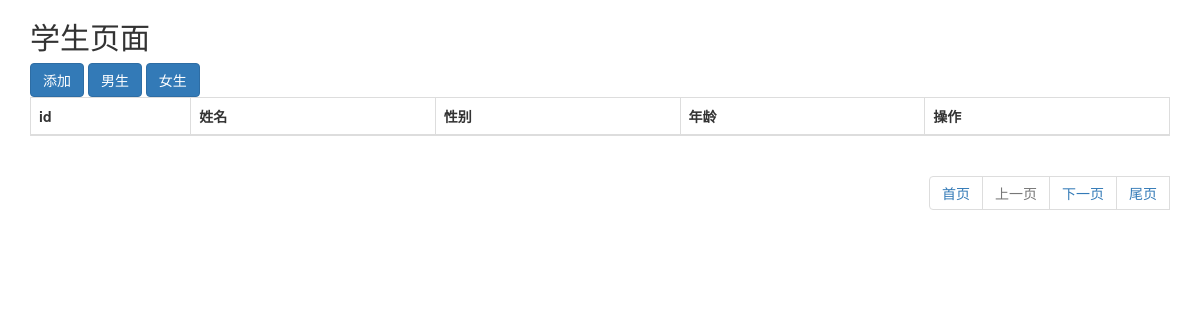
The app's page /hosts/, older data.
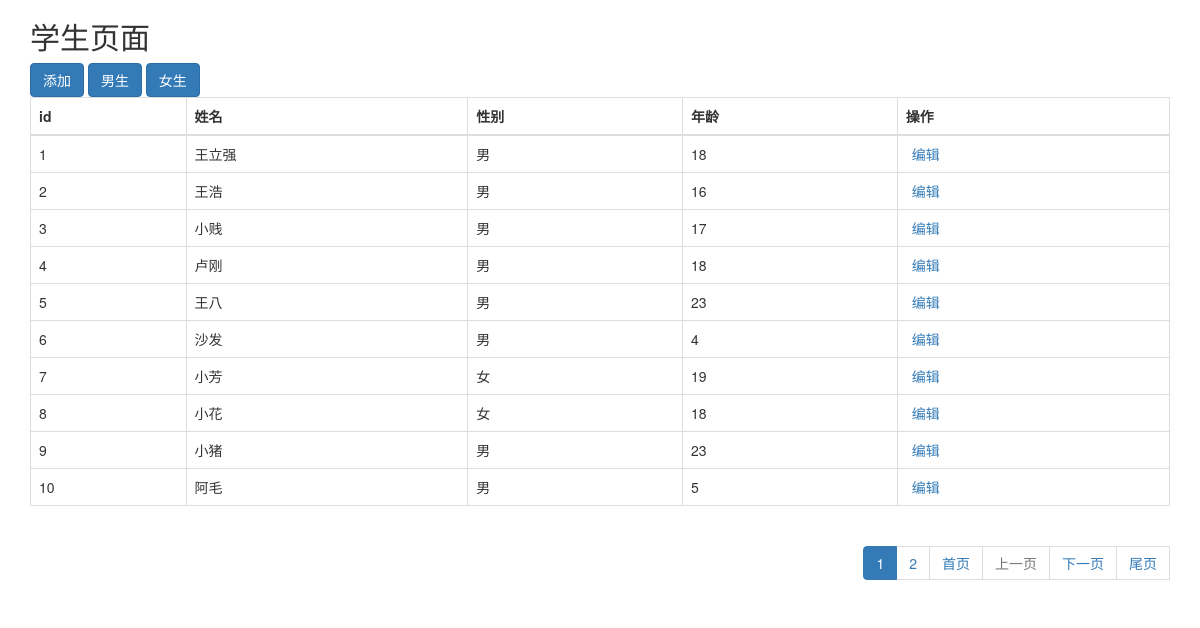
The same page, newer data.
### app02/models.py (models this page shows)
class Student(models.Model):
    name=models.CharField(verbose_name="姓名",max_length=32)
    gender_choice=((1,"男"),(2,"女"))
    gender=models.IntegerField(verbose_name="性别",choices=gender_choice)
    age=models.IntegerField(verbose_name="年龄")

### app02/views.py (the view)
# urls.py: url(r'^hosts/', views.hosts),
def hosts(request):
    data_list = models.Student.objects.all()
    pager_obj = Pagination(request.GET.get('page', 1), len(data_list), request.path_info, request.GET)
    student_list = data_list[pager_obj.start:pager_obj.end]
    html = pager_obj.page_html()
    params=QueryDict(mutable=True)
    params["_filter_list"]=request.GET.urlencode()
    condition=params.urlencode()
    return render(request,"hosts.html",{"student_list":student_list,"pagelist":html,"condition":condition})

### app02/utils/pager.py (called while the page is built)
    @property
    def start(self):
        return (self.current_page - 1) * self.per_page_count

    @property
    def end(self):
        return self.current_page * self.per_page_count

### templates/hosts.html (shortened to what this page needs)
{% load staticfiles %}
<!DOCTYPE html>
<html lang="en">
<head>
    <link rel="stylesheet" href="{% static "bootstrap-3.3.7-dist/css/bootstrap.min.css" %}">
</head>
<body>
<div class="container">
<h2>学生页面</h2>
    <a class="btn btn-primary" href="/add/?{{ condition }}">添加</a>
    <a class="btn btn-primary" href="/hosts/?gender=1">男生</a>
    <a class="btn btn-primary" href="/hosts/?gender=2">女生</a>
 <table class="table table-bordered">
    <thead>
    <tr>
        <th>id</th>
        <th>姓名</th>
        <th>性别</th>
        <th>年龄</th>
        <th>操作</th>
    </tr>
    </thead>
    {% for student in student_list %}
    <tr>
    <td>{{ student.id }}</td>
    <td>{{ student.name }}</td>
    <td>{{ student.get_gender_display}}</td>
    <td>{{ student.age }}</td>
    <td><a href="/editor/{{ student.id }}/?{{ condition }}">编辑</a></td>
    </tr>
    {% endfor %}
</table>
<ul class="pagination pull-right">
  {{ pagelist|safe }}
</ul>
</div>
</body>
</html>

### templates/hosts.html (style rules this page uses)
a { padding: 2px 6px }
.active { background-color: #2aabd2 }

Row changes from the older to the newer data that the page shows:
added Student: id "1", name "王立强", gender "男", age "18"
added Student: id "2", name "王浩", gender "男", age "16"
added Student: id "3", name "小贱", gender "男", age "17"
added Student: id "4", name "卢刚", gender "男", age "18"
added Student: id "5", name "王八", gender "男", age "23"
added Student: id "6", name "沙发", gender "男", age "4"
added Student: id "7", name "小芳", gender "女", age "19"
added Student: id "8", name "小花", gender "女", age "18"
added Student: id "9", name "小猪", gender "男", age "23"
added Student: id "10", name "阿毛", gender "男", age "5"
Text that changed along with them:
{{ pagelist|safe }}: "首页 上一页 下一页 尾页" → "1 2 首页 上一页 下一页 尾页"
